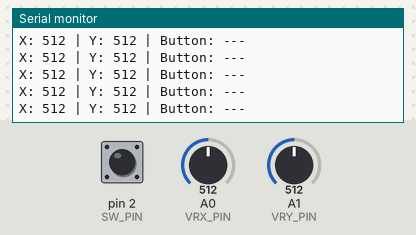
The sketch below on a simulated Arduino Uno, built with avr-gcc and run on an emulated ATmega328P. On the bench: the last lines printed to the serial monitor. The inputs (shaded band) are chosen by the test bench; at power-on: A0 (VRX_PIN) = 512, pin 2 (SW_PIN) HIGH, A1 (VRY_PIN) = 512.

Above: at 7.3 s.
7.4 s: A0 (VRX_PIN) set to 106
At 7.46 s:
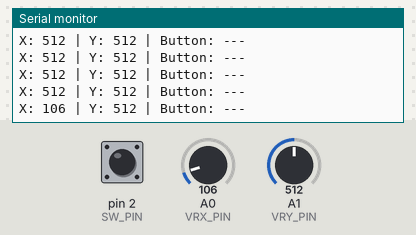
10.4 s: A0 (VRX_PIN) set to 95
At 10.48 s:
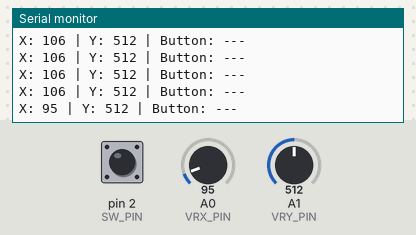
Timing chart, 0 to 13.4 s (numbered marks = the images above; inputs shaded):
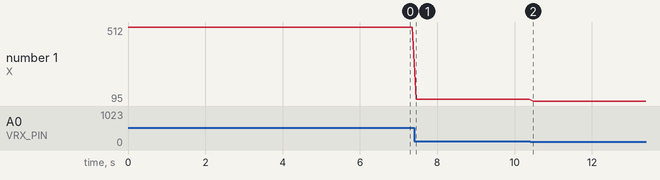

Measured:
- after the input at 7.4 s, the serial monitor: prints a new line after 0.06 s (image 1)
- after the input at 10.4 s, the serial monitor: prints a new line after 0.08 s (image 2)
- plotted number 1: 512 → 106 after the input at 7.4 s, 106 → 95 after the input at 10.4 s

The sketch:

joystick_serial.ino
```cpp
/*
 * Projekt 17: Joystick auf seriellem Monitor
 * X/Y-Achsen und Button werden im Serial Monitor ausgegeben.
 *
 * Schaltung:
 * - VRx an A0, VRy an A1
 * - SW (Button) an Pin 2
 * - +5V und GND
 */

const int VRX_PIN = A0;
const int VRY_PIN = A1;
const int SW_PIN = 2;

void setup() {
  pinMode(SW_PIN, INPUT_PULLUP);
  Serial.begin(9600);
}

void loop() {
  int xWert = analogRead(VRX_PIN);
  int yWert = analogRead(VRY_PIN);
  int button = digitalRead(SW_PIN);

  Serial.print("X: ");
  Serial.print(xWert);
  Serial.print(" | Y: ");
  Serial.print(yWert);
  Serial.print(" | Button: ");
  Serial.println(button == LOW ? "GEDRUECKT" : "---");

  delay(100);
}
```
